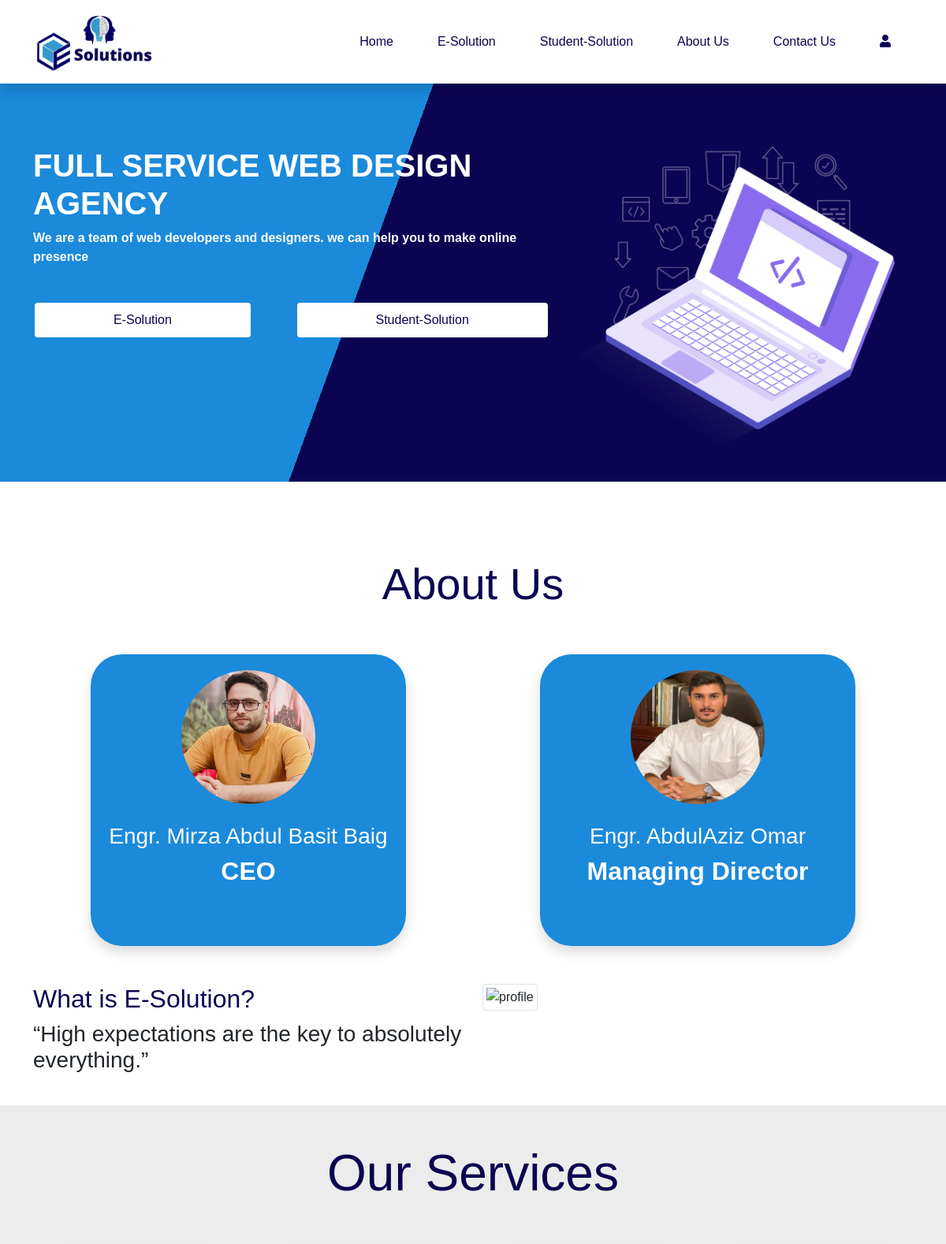
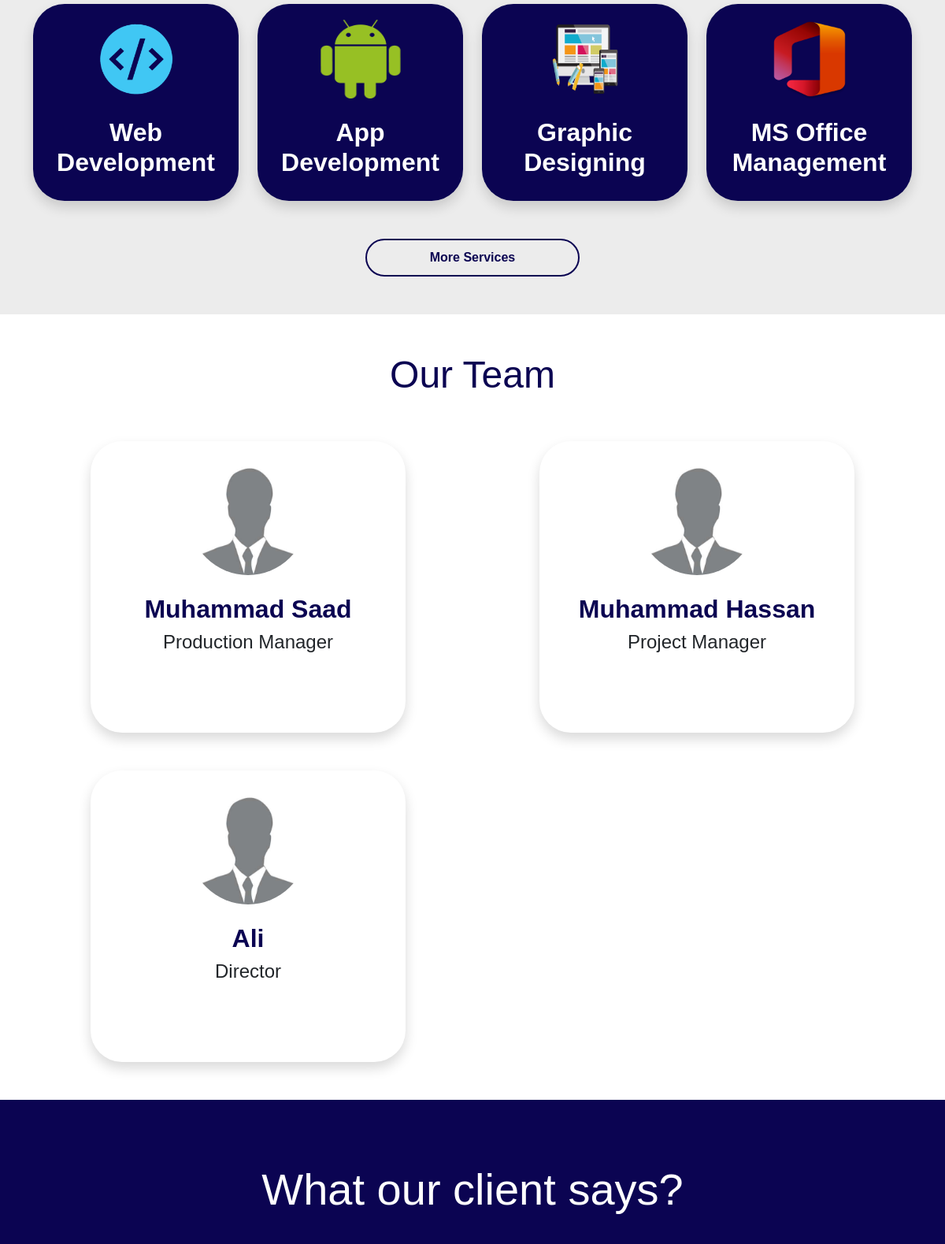
The page / (upper part) on the database its author committed (2 pictures, top to bottom).
### tables this page shows
CREATE TABLE `our_team` (
  `id` int(11) NOT NULL,
  `name` varchar(255) NOT NULL,
  `image` varchar(255) NOT NULL,
  `designation` varchar(255) NOT NULL
);

CREATE TABLE `services` (
  `id` int(11) NOT NULL,
  `name` varchar(255) NOT NULL,
  `image` varchar(255) NOT NULL,
  `description` text NOT NULL
);

### index.php (the view, shortened to what this page needs)
<?php
include 'header.php';
include 'connection.php';
?>
    <div class="bg ">
        <div class="container">
            <div class="row ">
                <div class="col-lg-7 mt-5 mb-5  ">
                    <h1 class="heading1 mt-5">FULL SERVICE WEB DESIGN AGENCY</h1>
                    <p class="heading1">We are a team of web developers and designers. we can help you to make online
                        presence</p>
                        <div class="row">
                        <div class="dropdown col-lg-6">
                    <a href="esolution.php" ><button id="btn1"   class="btn btn-secondary " type="button" >E-Solution</button></a>
                    </div>
                    <div class="col-lg-6">
                     <a href="student.php"><button id="btn1">Student-Solution</button></a>
                    </div>
                </div>
                </div>
                <div class="col-lg-5 mt-5 mb-5 text-center">
                    <img src="images/bg.png" class="mt-5" alt="" height="90%" width="90%">
                </div>
            </div>
        </div>
    </div>
    <div class="container">
        <div class="row">
            <div class="col-lg-12 text-center mt-5">
                <h1 class="display-4 mt-5" style="color: #0B0452;">About Us</h1>
            </div>
        </div>
        <div class="row mb-5 ">
            <div class="col-lg-6 col-md-12 mt-5 text-center">
                <div class="d-flex justify-content-center">
                <?php
                $select_team="select * from our_team";
                $run=mysqli_query($conn,$select_team);
                    while($row=mysqli_fetch_assoc($run)){
                        $designation=$row['designation'];
                        if($designation == 'CEO'){
                            $ceo_profile=$row['image'];
                            $ceo=$designation;
                            $ceo_name=$row['name'];
                        }else if($designation == 'Managing Director'){
                            $md=$designation;
                            $md_profile=$row['image'];
                            $md_name=$row['name'];
                        }
                    }
                ?>
                    <div class="owner shadow ">
                        <img src="admin/<?php echo $ceo_profile; ?>" alt="" height="170px" width="170px" style="border-radius: 100px;">
                        <h3 class="text-white mt-4"><?php echo $ceo_name; ?></h3>
                        <h2 class="text-white fw-bolder"><?php echo $ceo; ?></h2>
                    </div>
                </div>
            </div>
            <div class="col-lg-6 col-md-12 mt-5 text-center">
                <div class="d-flex justify-content-center">
                    <div class="owner shadow ">
                    <img src="admin/<?php echo $md_profile; ?>" alt="" height="170px" width="170px" style="border-radius: 100px;">
                        <h3 class="text-white mt-4"><?php echo $md_name; ?></h3>
                        <h2 class="text-white fw-bolder"><?php echo $md; ?></h2>
                    </div>
                </div>
            </div>
         </div>
        <div class="row mt-4 mb-4">
            <div class="col-lg-6">
                <h2 style="color: #0B0452;">What is E-Solution?</h2>
                <h3>“High expectations are the key to absolutely everything.”</h3>
                <?php
                    $query="select * from company_about";
                    $result=mysqli_query($conn,$query);
                    $row=mysqli_fetch_assoc($result);
                ?>
            </div>
            <div class="col-lg-6">
                <img src="admin/<?php echo $row['image']; ?>" alt="profile" style="height:300px;" class="img-thumbnail">
            </div>
        </div>
    </div>
    <div class="bg7">
    <div class="container">
        <div class="row">
            <div class="col-lg-12 text-center mt-5">
                <h1 class="heading display-3">Our Services</h1>
            </div>
        </div>
        <div class="row j">
        <?php
                $query=mysqli_query($conn,"select * from services limit 4");
                while($row=mysqli_fetch_assoc($query)){
                    $name=$row['name'];
                    $image=$row['image'];
                    ?>
            <div class="col-lg-3 col-md-6 mt-5 text-center">
                <div class="d-flex justify-content-center">
                    <div class="course shadow ">
                        <div class="icon">
                            <img src="admin/<?php echo $image; ?>" alt="" height="100px" width="120px">
                        </div>
                        <h2 class="heading2 mt-4"><?php echo $name; ?></h2>
                    </div>
                </div>
            </div>
            <?php }?>
        </div>
        <div class="row">
            <div class="col-lg-12 mt-5 mb-5 text-center">
                <a href="esolution.php"><button id="btn3">More Services</button></a>
            </div>
        </div>
    </div>
</div>
    <div class="container">
        <div class="row">
            <div class="col-lg-12 text-center">
                <h1 class="display-5 mt-5" style="color: #0B0452; ">Our Team</h1>
            </div>
        </div>
        <div class="row mb-5 ">
            <?php
                $team="select * from our_team";
                $runs=mysqli_query($conn,$team);
                  while($rows=mysqli_fetch_assoc($runs)){
                      $name=$rows['name'];
                      $des=$rows['designation'];
                      if(($des != 'CEO') && ($des != 'Managing Director')){
                    ?>
        <div class="col-lg-6 col-md-12 mt-5 text-center">
                <div class="d-flex justify-content-center">
                    <div class="team shadow ">
                        <img src="admin/team/dp.jfif" alt="" height="150px" width="150px" style="border-radius: 100px;">
                        <h2 class="heading2 mt-4"><?php echo $name; ?></h2>
                        <h4><?php echo $des; ?></h4>
                    </div>
                </div>
            </div>
                    <?php
                      }
                  }
            ?>
            </div>
    </div>
    <div class="bg3 mb-5">
        <div class="container ">
            <div class="row">
                <div class="col-lg-12">
                    <h1 class="display-4 text-center" style="color: white; margin-top: 80px;">What our client says?</h1>
                </div>
            </div>
            <div class="row justify-content-center">
            </div>
        </div>
    </div>
</body>
</html>

### css/styles.css (style rules this page uses)
body { font-family: 'Georama', sans-serif; }
.bg { background: linear-gradient(110deg, #1B8ADB 40%,#0B0452 40% ); margin-top: 90px; }
.heading1 { color: white; font-weight: bolder; }
#btn1 { color: #0B0452; border: none; background-color: white; border-radius: 4px; margin: 2px; margin-top: 30px; padding: 10px 100px 10px 100px; width: max-content; }
.heading { color: #0B0452; }
.course { background-color: #0B0452; color: white; padding: 20px; height: 300px; border-radius: 40px; height: 250px; width: 300px; }
.heading2 { font-weight: bold; }
.icon { color: white; border-radius: 100px; font-size: 50px; }
#btn3 { color: #0B0452; background-color: #ececec; padding: 10px 80px 10px 80px; border-radius: 30px; border: 2px solid #0B0452; font-weight: bold; }
.btn { background-color: #0B0452; color: white; }
.bg7 { background-color: #ececec; }
.team { padding: 20px; border-radius: 40px; height: 370px; width: 400px; }
.team h2 { color: #0B0452; }
.owner { padding: 20px; background-color: #1B8ADB; border-radius: 40px; height: 370px; width: 400px; }
.owner h2 { color: white; }
.bg3 { background-color: #0B0452; }

### rows shown on the page
our_team: image (picture), name "Engr. Mirza Abdul Basit Baig", designation "CEO"
our_team: image (picture), name "Engr. AbdulAziz Omar", designation "Managing Director"
services: image (picture), name "Web Development"
services: image (picture), name "App Development"
services: image (picture), name "Graphic Designing"
services: image (picture), name "MS Office Management"
our_team: name "Muhammad Saad", designation "Production Manager"
our_team: name "Muhammad Hassan", designation "Project Manager"
our_team: name "Ali", designation "Director"
